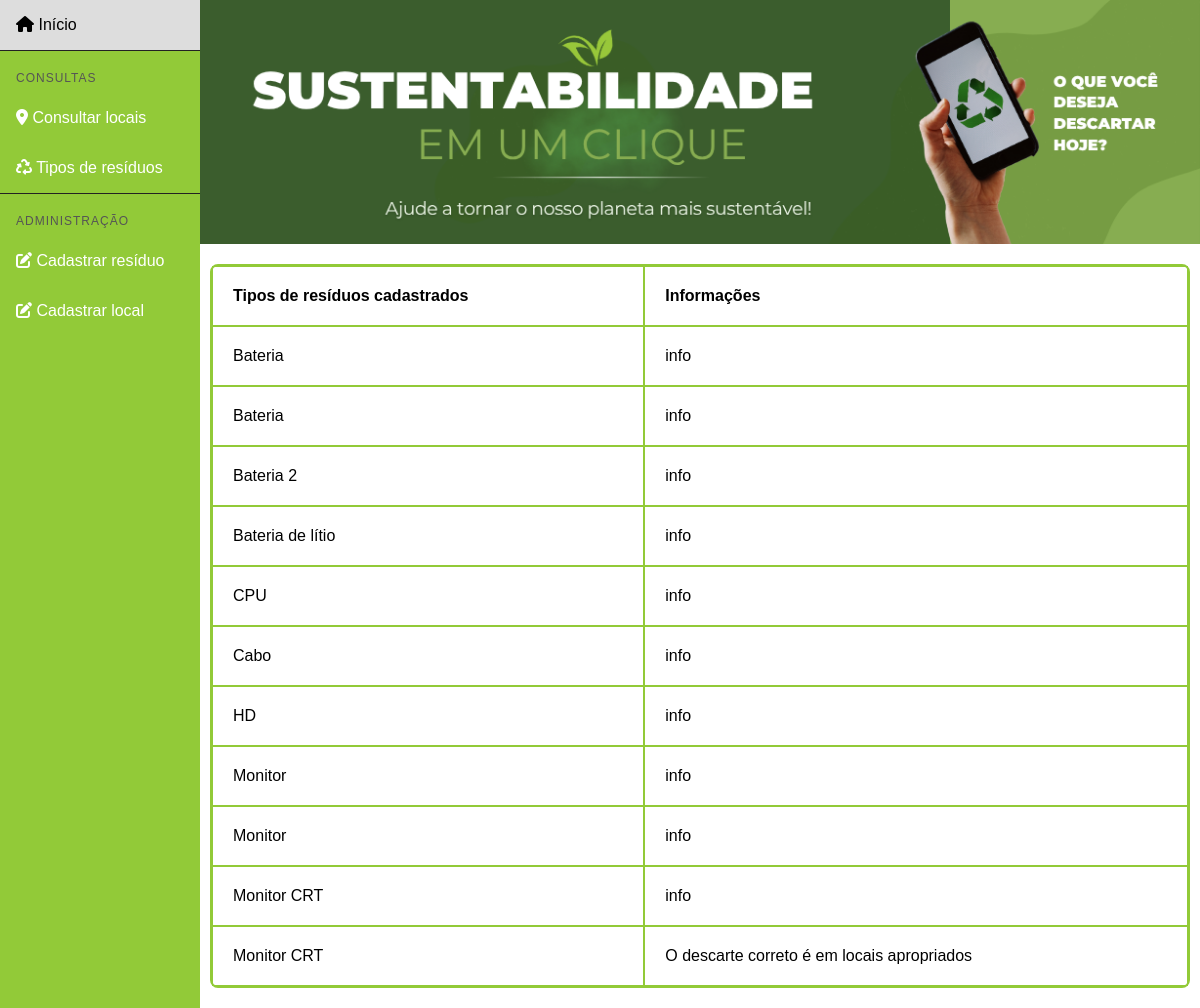
/residuos/consultar/, run on an earlier commit of the app's database.
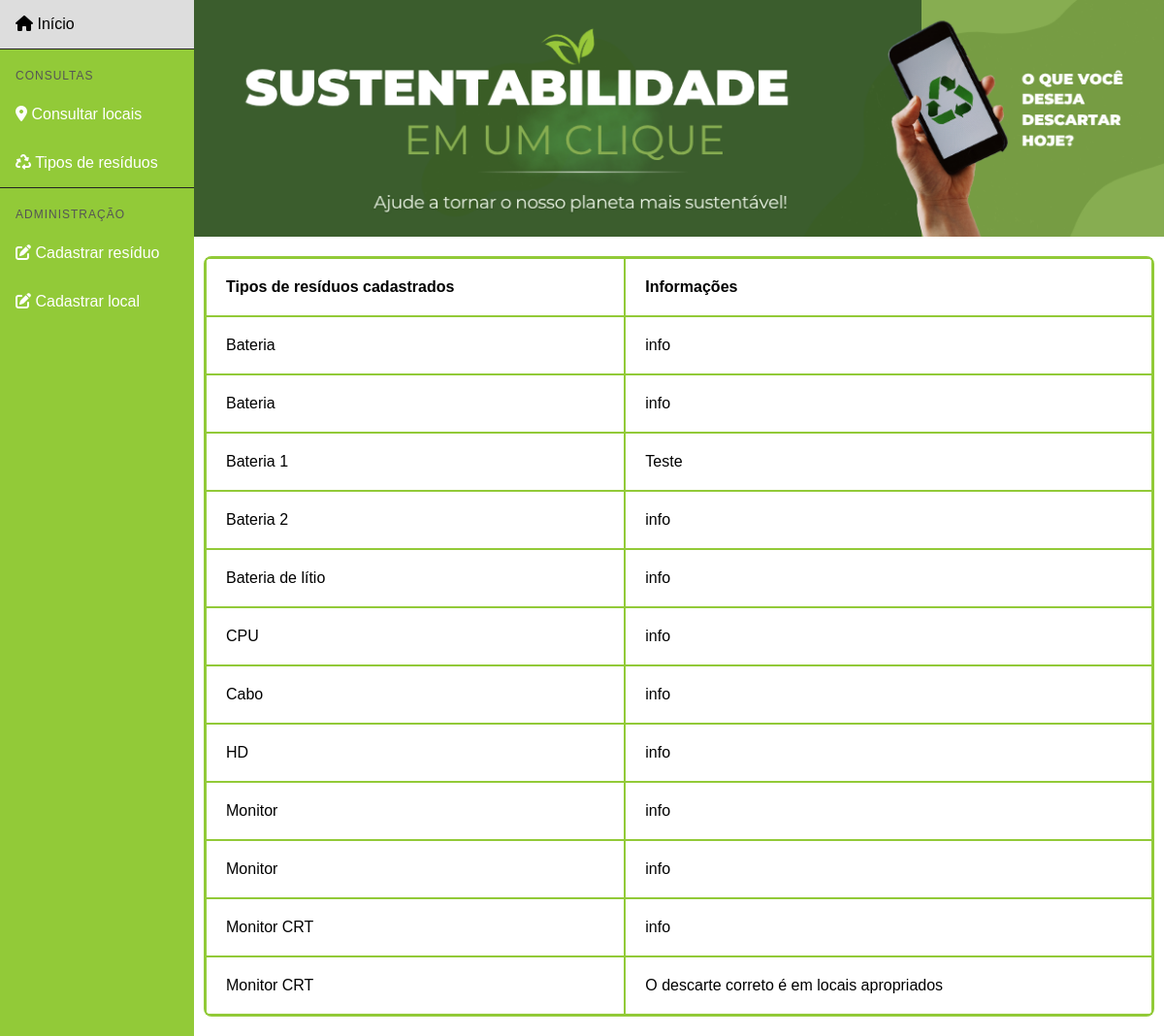
And on a later commit of the database.
### residuos/models.py (models this page shows, shortened)
class Residuo(models.Model):
    id_residuo = models.AutoField(primary_key=True)
    nome = models.TextField()
    info = models.TextField()

### residuos/views.py (the view)
# urls.py: path('residuos/consultar/', views.consultar_residuo, name='consultar_residuo'),
def consultar_residuo(request):
    residuos = Residuo.objects.all().order_by('nome')
    return render(request, 'consultar_residuo.html', {'residuos': residuos})

### residuos/templates/consultar_residuo.html (shortened to what this page needs)
{% load static %}
<!DOCTYPE html>
<html lang="pt-br">
<head>
    <link rel="stylesheet" href="{% static 'css/estilo.css' %}">
     <link rel="stylesheet" href="https://cdnjs.cloudflare.com/ajax/libs/font-awesome/6.0.0/css/all.min.css">
  </head>
<body>
<div class="sidenav">
    <a href="/"><i class="fa-solid fa-house"></i> Início</a>
<div class="sidenav-section-title">Consultas</div>
    <a href="{% url 'consultar_locais' %}"><i class="fa-solid fa-location-dot"></i> Consultar locais</a>
    <a href="{% url 'consultar_residuo' %}"><i class="fa-solid fa-recycle"></i> Tipos de resíduos</a>
    <div class="sidenav-section-title">Administração</div>
    <a href="{% url 'cadastrar_residuo' %}"><i class="fa-solid fa-pen-to-square"></i> Cadastrar resíduo</a>
    <a href="{% url 'cadastrar_local' %}"><i class="fa-solid fa-pen-to-square"></i> Cadastrar local</a>
</div>
<div class="content">
      <header>
        <img src="{% static 'img/logotipo.png' %}" class="logo">
    </header>
<div class="content-tabela">
  <table class="tabela-consulta">
  <tr>
    <th>Tipos de resíduos cadastrados</th>
    <th>Informações</th>
  </tr>
    {% for residuo in residuos %}
      <tr>
        <td>
          {{ residuo.nome }}
        </td>
        <td>
          {{ residuo.info }}
        </td>
      </tr>
   {% endfor %}
    </table>
</div>
</div>
</body>
</html>

What changed in the data, as far as the page shows it:
added Residuo: nome "Bateria 1", info "Teste"
